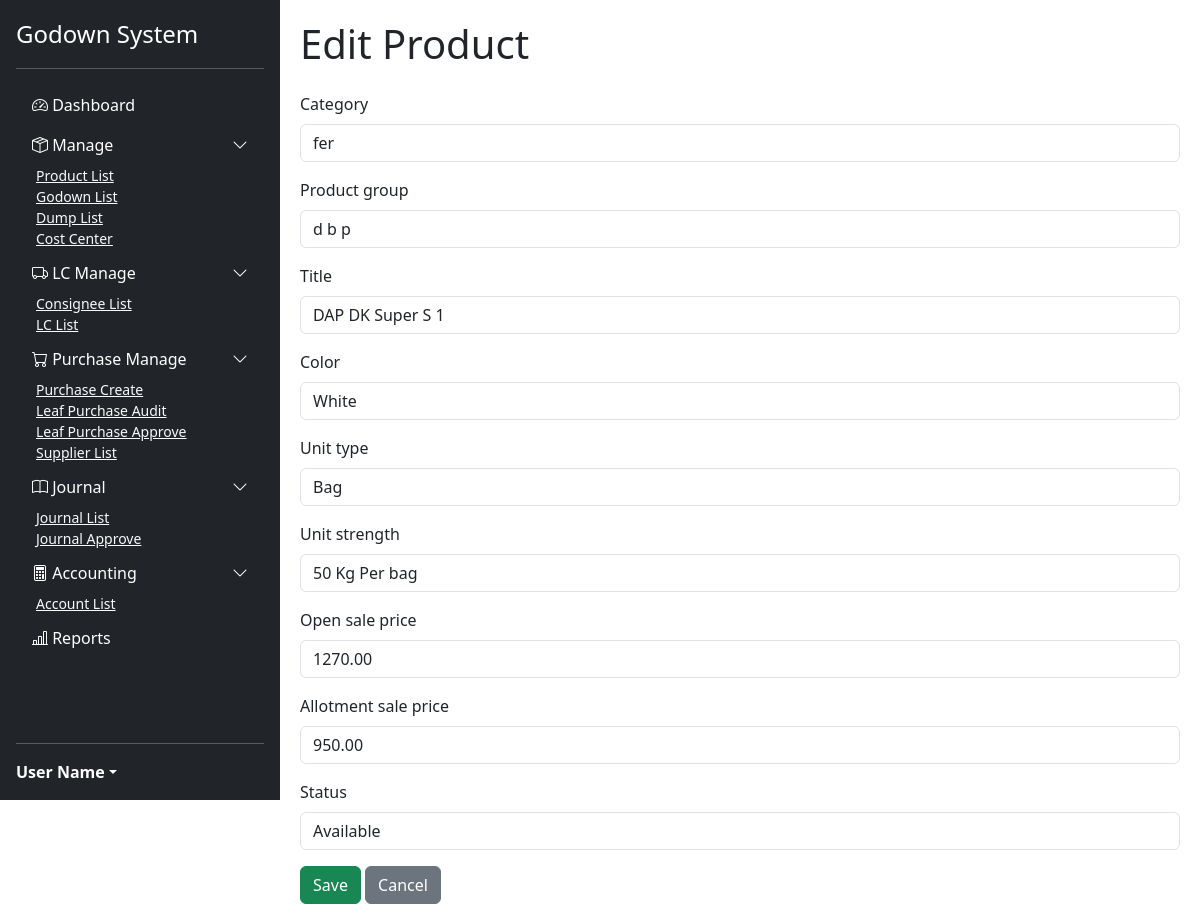
Screenshot of /products/1/edit/ with the database file from the repository.
### manages/models.py (models this page shows, shortened)
class Product(models.Model):
    category = models.CharField(max_length=100)
    product_group = models.CharField(max_length=100)
    title = models.CharField(max_length=255)
    color = models.CharField(max_length=50)
    unit_type = models.CharField(max_length=50)
    unit_strength = models.CharField(max_length=50)
    open_sale_price = models.DecimalField(max_digits=10, decimal_places=2)
    allotment_sale_price = models.DecimalField(max_digits=10, decimal_places=2)
    STATUS_CHOICES = [
        ('available', 'Available'),
        ('unavailable', 'Unavailable'),
    ]
    status = models.CharField(max_length=20, choices=STATUS_CHOICES, default='available')

### manages/views.py (the view)
# urls.py: path('products/<int:pk>/edit/', views.product_edit, name='product_edit'),
def product_edit(request, pk):
    product = get_object_or_404(Product, pk=pk)
    if request.method == 'POST':
        form = ProductForm(request.POST, instance=product)
        if form.is_valid():
            form.save()
            return redirect('product_list')
    else:
        form = ProductForm(instance=product)
    return render(request, 'godown/product_form.html', {'form': form, 'title': 'Edit Product'})

### manages/forms.py
class ProductForm(forms.ModelForm):
    class Meta:
        model = Product
        fields = '__all__'
        widgets = {
            'category': forms.TextInput(attrs={'class': 'form-control'}),
            'product_group': forms.TextInput(attrs={'class': 'form-control'}),
            'title': forms.TextInput(attrs={'class': 'form-control'}),
            'color': forms.TextInput(attrs={'class': 'form-control'}),
            'unit_type': forms.TextInput(attrs={'class': 'form-control'}),
            'unit_strength': forms.TextInput(attrs={'class': 'form-control'}),
            'open_sale_price': forms.NumberInput(attrs={'class': 'form-control'}),
            'allotment_sale_price': forms.NumberInput(attrs={'class': 'form-control'}),
            'status': forms.Select(attrs={'class': 'form-control'}),
        }

### manages/templates/godown/product_form.html (shortened to what this page needs)
{% extends 'godown/base.html' %}
{% block content %}
<h1 class="mb-4">{{ title }}</h1>
<form method="post" class="needs-validation" novalidate>
    {% for field in form %}
        <div class="mb-3">
            <label for="{{ field.id_for_label }}" class="form-label">{{ field.label }}</label>
            {{ field }}
        </div>
    {% endfor %}
    <button type="submit" class="btn btn-success">Save</button>
    <a href="{% url 'product_list' %}" class="btn btn-secondary">Cancel</a>
</form>
{% endblock %}

### manages/templates/godown/base.html (style rules this page uses)
body { display: flex; }

### rows the page displays
Product: form "fer" "d b p" "DAP DK Super S 1" "White" "Bag" "50 Kg Per bag" "1270.00" "950.00" "Available"

### other values shown
{{ title }} "Edit Product"
{{ field.label }} "Category" "Product group" "Title" "Color" "Unit type" "Unit strength" "Open sale price" "Allotment sale price" "Status"
